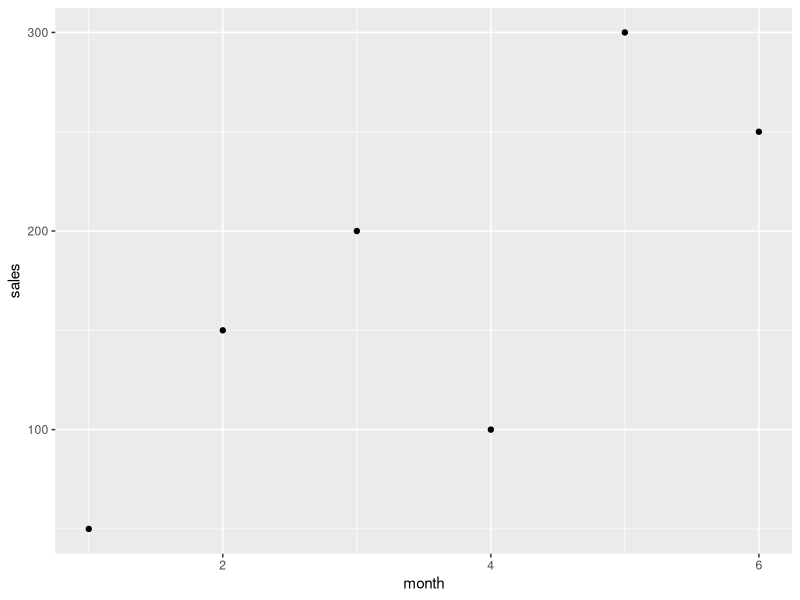
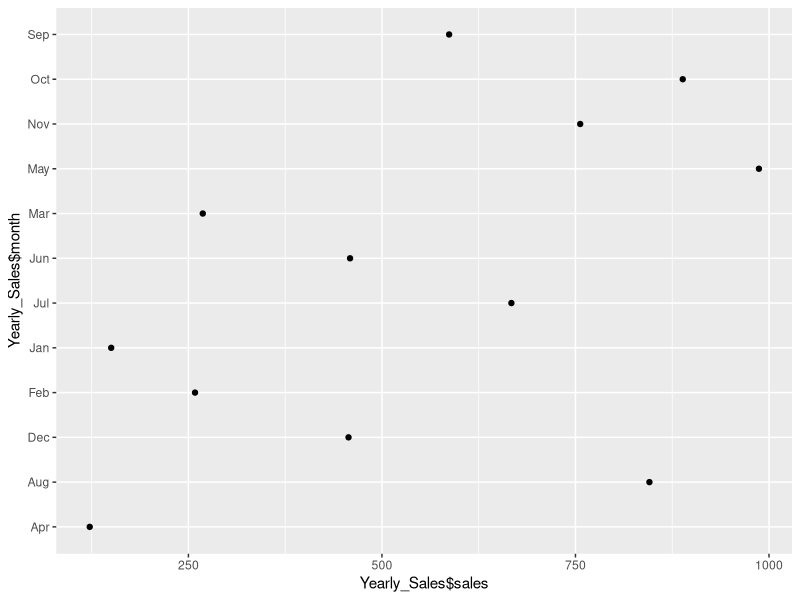

Write the R code that produced these figures, in order.
## ---- chunk 1
library(tidyverse)
sales <- c(50, 150, 200, 100, 300, 250)
sales

month <- c(1,2,3,4,5,6)
month

qplot(month,sales)
## ---- chunk 2
Yearly_Sales <- data.frame(month=c("Jan","Feb","Mar","Apr","May","Jun","Jul","Aug","Sep","Oct","Nov","Dec"),
                           sales=c(150.25, 258.54, 268.55, 122.52,
                                   987, 458.82, 667.23, 845.54, 586.78, 888.58, 756.12, 456.84))
qplot(Yearly_Sales$sales,Yearly_Sales$month)
